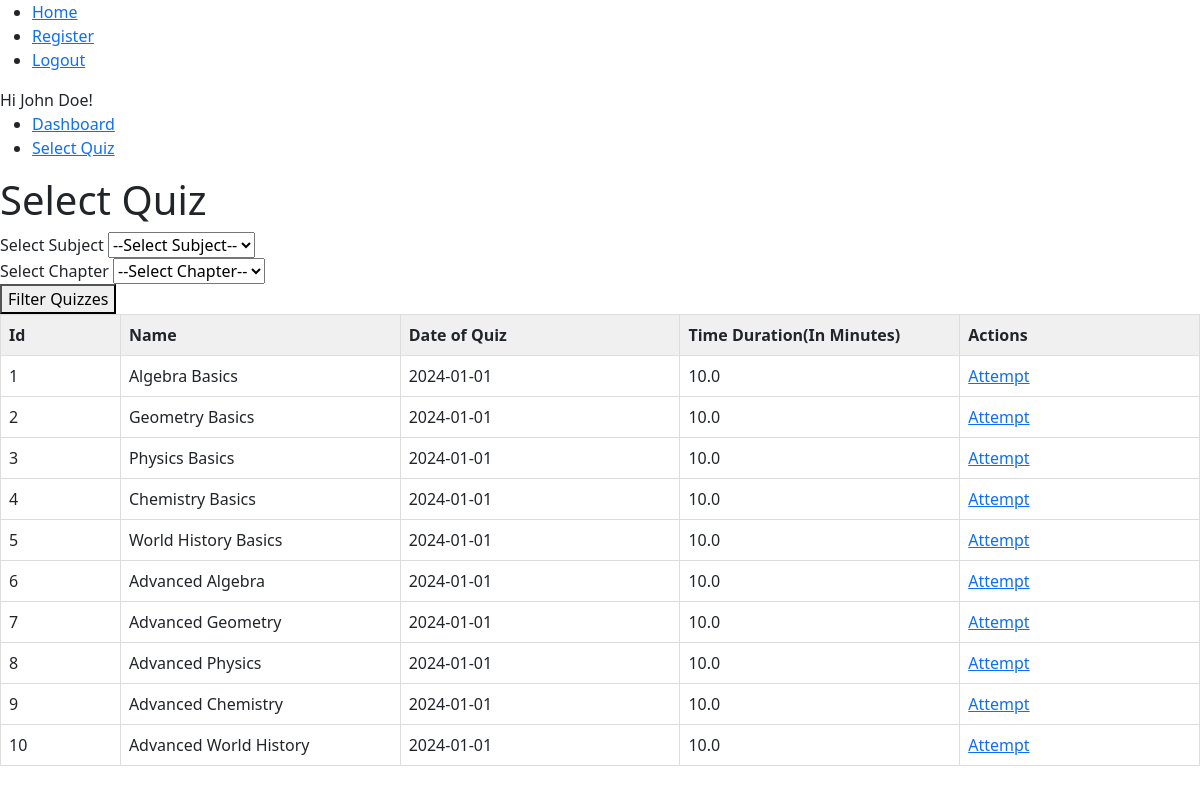
Page /select-quiz (signed in) on the committed database.
### app/models.py (models this page shows, shortened)
class User(db.Model, UserMixin):
    id = db.Column(db.Integer, primary_key=True)
    username = db.Column(db.String(80), unique=True, nullable= False)
    password_hash = db.Column(db.String(200),nullable=False)
    fullname = db.Column(db.String(100),nullable=False)
    qualification = db.Column(db.String)
    dob = db.Column(db.Date)
    scores = db.relationship('Score', backref = 'user', lazy=True)

class Quiz(db.Model):
    id = db.Column(db.Integer, primary_key=True)
    name = db.Column(db.String(100), nullable=False)
    date_of_quiz = db.Column(db.DateTime)
    time_duration = db.Column(db.Integer, default = 0)
    chapter_id = db.Column(db.Integer,db.ForeignKey('chapter.id'), nullable=False)
    questions = db.relationship('Question', backref='quiz', lazy=True)

### app/routes.py (the view, shortened to what this page needs)
@app.route("/select-quiz", methods = ['GET', 'POST'])
@login_required
def select_quiz():
    subjects = Subject.query.all()
    chapters = Chapter.query.all()
    quizzes = Quiz.query.all()
    return render_template("user/select-quiz.html",
                           subjects=subjects,
                           chapters=chapters,
                           quizzes=quizzes)

### app/routes.py (called while the page is built)
@login_manager.user_loader
def load_user(user_id):
    return User.query.get(user_id)

### app/templates/user/select-quiz.html (shortened to what this page needs)
{% extends 'layout.html' %}
{% block content %}
<h1>Select Quiz</h1>
    <form method="post">
        <div>
            <label for="subject_id">Select Subject</label>
            <select id="subject_id" name="subject_id">
                <option value="">--Select Subject--</option>
            </select>
        </div>
        <div>
            <label for="chapter_id">Select Chapter</label>
            <select id="chapter_id" name="chapter_id">
                <option value="">--Select Chapter--</option>
            </select>
        </div>
        <button type="submit">Filter Quizzes</button>
    </form>
    <div>
        <table>
            <thead>
                <tr>
                    <th>Id</th>
                    <th>Name</th>
                    <th>Date of Quiz</th>
                    <th>Time Duration(In Minutes)</th>
                    <th>Actions</th>
                </tr>
            </thead>
            <tbody>
                {%for quiz in quizzes%}
                <tr>
                    <td>{{quiz.id}}</td>
                    <td>{{ quiz.name }}</td>
                    <td>{{ quiz.date_of_quiz.strftime("%Y-%m-%d") }}</td>
                    <td>{{ quiz.time_duration/60 }}</td>
                    <td><a href="{{ url_for('attempt_quiz', quiz_id=quiz.id) }}">Attempt</a></td>
                </tr>
                {%endfor%}
            </tbody>
        </table>
    </div>
{% endblock %}

### app/templates/layout.html (shortened to what this page needs)
<!doctype html>
<html>
  <head>
    {% block head %}
    <link href="https://cdn.jsdelivr.net/npm/bootstrap@5.3.3/dist/css/bootstrap.min.css" rel="stylesheet">
    <link rel="stylesheet" href="https://cdnjs.cloudflare.com/ajax/libs/font-awesome/6.7.2/css/all.min.css" />
    {% endblock %}
  </head>
  <body>
    <ul>
        <li><a href ="{{url_for('home')}}">Home</a></li>
        <li><a href = "{{url_for('register')}}">Register</a></li>
        {% if current_user.is_authenticated %}
        <li><a href = "{{url_for('logout')}}">Logout</a></li>
        {% else %}
        <li><a href = "{{url_for('login')}}">Login</a></li>
        {% endif %}
    </ul>
    <div id="content">
      {% if current_user.is_authenticated %}
      Hi {{ current_user.fullname }}!
      <ul>
        <li><a href="{{ url_for('dashboard') }}">Dashboard</a></li>
        <li><a href="{{ url_for('select_quiz') }}">Select Quiz</a></li>
      </ul>
      {% endif %}
        {% block content %}{% endblock %}
    </div>
  </body>
</html>

### app/templates/layout.html (style rules this page uses)
table { border-collapse : collapse; width: 100%; table-layout: fixed; }
th, td { border: 1px solid #ddd; padding: 8px; text-align: left; }
th { background-color: #f0f0f0; }
th:nth-child(1) { width: 10%; }
th:nth-last-child(1) { width: 20%; }

### rows in the picture
User: fullname "John Doe"
Quiz: id "1", name "Algebra Basics", date_of_quiz "2024-01-01", quiz.time_duration/60 "10.0"
Quiz: id "2", name "Geometry Basics", date_of_quiz "2024-01-01", quiz.time_duration/60 "10.0"
Quiz: id "3", name "Physics Basics", date_of_quiz "2024-01-01", quiz.time_duration/60 "10.0"
Quiz: id "4", name "Chemistry Basics", date_of_quiz "2024-01-01", quiz.time_duration/60 "10.0"
Quiz: id "5", name "World History Basics", date_of_quiz "2024-01-01", quiz.time_duration/60 "10.0"
Quiz: id "6", name "Advanced Algebra", date_of_quiz "2024-01-01", quiz.time_duration/60 "10.0"
Quiz: id "7", name "Advanced Geometry", date_of_quiz "2024-01-01", quiz.time_duration/60 "10.0"
Quiz: id "8", name "Advanced Physics", date_of_quiz "2024-01-01", quiz.time_duration/60 "10.0"
Quiz: id "9", name "Advanced Chemistry", date_of_quiz "2024-01-01", quiz.time_duration/60 "10.0"
Quiz: id "10", name "Advanced World History", date_of_quiz "2024-01-01", quiz.time_duration/60 "10.0"
